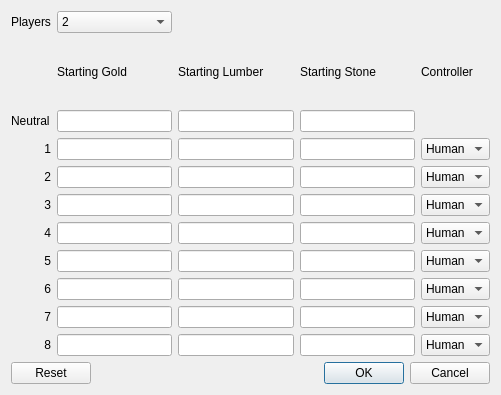
<?xml version="1.0" encoding="UTF-8"?>
<ui version="4.0">
 <class>DgPlayerProperties</class>
 <widget class="QDialog" name="DgPlayerProperties">
  <property name="geometry">
   <rect>
    <x>0</x>
    <y>0</y>
    <width>501</width>
    <height>395</height>
   </rect>
  </property>
  <property name="windowTitle">
   <string>Player Properties</string>
  </property>
  <layout class="QVBoxLayout" name="verticalLayout">
   <item>
    <layout class="QGridLayout" name="gridLayout">
     <item row="10" column="4">
      <widget class="QComboBox" name="C8">
       <item>
        <property name="text">
         <string>Human</string>
        </property>
       </item>
       <item>
        <property name="text">
         <string>AI</string>
        </property>
       </item>
      </widget>
     </item>
     <item row="7" column="4">
      <widget class="QComboBox" name="C5">
       <item>
        <property name="text">
         <string>Human</string>
        </property>
       </item>
       <item>
        <property name="text">
         <string>AI</string>
        </property>
       </item>
      </widget>
     </item>
     <item row="8" column="4">
      <widget class="QComboBox" name="C6">
       <item>
        <property name="text">
         <string>Human</string>
        </property>
       </item>
       <item>
        <property name="text">
         <string>AI</string>
        </property>
       </item>
      </widget>
     </item>
     <item row="3" column="4">
      <widget class="QComboBox" name="C1">
       <item>
        <property name="text">
         <string>Human</string>
        </property>
       </item>
       <item>
        <property name="text">
         <string>AI</string>
        </property>
       </item>
      </widget>
     </item>
     <item row="1" column="4">
      <widget class="QLabel" name="label_controller">
       <property name="text">
        <string>Controller</string>
       </property>
      </widget>
     </item>
     <item row="6" column="4">
      <widget class="QComboBox" name="C4">
       <item>
        <property name="text">
         <string>Human</string>
        </property>
       </item>
       <item>
        <property name="text">
         <string>AI</string>
        </property>
       </item>
      </widget>
     </item>
     <item row="2" column="0">
      <widget class="QLabel" name="label_0">
       <property name="text">
        <string>Neutral</string>
       </property>
      </widget>
     </item>
     <item row="2" column="1">
      <widget class="QLineEdit" name="G0"/>
     </item>
     <item row="0" column="1">
      <widget class="QComboBox" name="select_players">
       <property name="currentIndex">
        <number>0</number>
       </property>
       <property name="insertPolicy">
        <enum>QComboBox::InsertAtTop</enum>
       </property>
       <item>
        <property name="text">
         <string>2</string>
        </property>
       </item>
       <item>
        <property name="text">
         <string>3</string>
        </property>
       </item>
       <item>
        <property name="text">
         <string>4</string>
        </property>
       </item>
       <item>
        <property name="text">
         <string>5</string>
        </property>
       </item>
       <item>
        <property name="text">
         <string>6</string>
        </property>
       </item>
       <item>
        <property name="text">
         <string>7</string>
        </property>
       </item>
       <item>
        <property name="text">
         <string>8</string>
        </property>
       </item>
      </widget>
     </item>
     <item row="4" column="1">
      <widget class="QLineEdit" name="G2"/>
     </item>
     <item row="8" column="2">
      <widget class="QLineEdit" name="L6"/>
     </item>
     <item row="9" column="4">
      <widget class="QComboBox" name="C7">
       <item>
        <property name="text">
         <string>Human</string>
        </property>
       </item>
       <item>
        <property name="text">
         <string>AI</string>
        </property>
       </item>
      </widget>
     </item>
     <item row="0" column="0">
      <widget class="QLabel" name="label_players">
       <property name="text">
        <string>Players</string>
       </property>
      </widget>
     </item>
     <item row="7" column="2">
      <widget class="QLineEdit" name="L5"/>
     </item>
     <item row="9" column="1">
      <widget class="QLineEdit" name="G7"/>
     </item>
     <item row="5" column="2">
      <widget class="QLineEdit" name="L3"/>
     </item>
     <item row="8" column="0">
      <widget class="QLabel" name="label_7">
       <property name="text">
        <string>6</string>
       </property>
       <property name="alignment">
        <set>Qt::AlignRight|Qt::AlignTrailing|Qt::AlignVCenter</set>
       </property>
      </widget>
     </item>
     <item row="3" column="2">
      <widget class="QLineEdit" name="L1"/>
     </item>
     <item row="2" column="2">
      <widget class="QLineEdit" name="L0"/>
     </item>
     <item row="4" column="0">
      <widget class="QLabel" name="label_3">
       <property name="text">
        <string>2</string>
       </property>
       <property name="alignment">
        <set>Qt::AlignRight|Qt::AlignTrailing|Qt::AlignVCenter</set>
       </property>
      </widget>
     </item>
     <item row="5" column="4">
      <widget class="QComboBox" name="C3">
       <item>
        <property name="text">
         <string>Human</string>
        </property>
       </item>
       <item>
        <property name="text">
         <string>AI</string>
        </property>
       </item>
      </widget>
     </item>
     <item row="3" column="0">
      <widget class="QLabel" name="label_2">
       <property name="text">
        <string>1</string>
       </property>
       <property name="alignment">
        <set>Qt::AlignRight|Qt::AlignTrailing|Qt::AlignVCenter</set>
       </property>
      </widget>
     </item>
     <item row="8" column="1">
      <widget class="QLineEdit" name="G6"/>
     </item>
     <item row="9" column="0">
      <widget class="QLabel" name="label_8">
       <property name="text">
        <string>7</string>
       </property>
       <property name="alignment">
        <set>Qt::AlignRight|Qt::AlignTrailing|Qt::AlignVCenter</set>
       </property>
      </widget>
     </item>
     <item row="3" column="1">
      <widget class="QLineEdit" name="G1"/>
     </item>
     <item row="10" column="0">
      <widget class="QLabel" name="label_9">
       <property name="text">
        <string>8</string>
       </property>
       <property name="alignment">
        <set>Qt::AlignRight|Qt::AlignTrailing|Qt::AlignVCenter</set>
       </property>
      </widget>
     </item>
     <item row="5" column="0">
      <widget class="QLabel" name="label_4">
       <property name="text">
        <string>3</string>
       </property>
       <property name="alignment">
        <set>Qt::AlignRight|Qt::AlignTrailing|Qt::AlignVCenter</set>
       </property>
      </widget>
     </item>
     <item row="7" column="1">
      <widget class="QLineEdit" name="G5"/>
     </item>
     <item row="7" column="0">
      <widget class="QLabel" name="label_6">
       <property name="text">
        <string>5</string>
       </property>
       <property name="alignment">
        <set>Qt::AlignRight|Qt::AlignTrailing|Qt::AlignVCenter</set>
       </property>
      </widget>
     </item>
     <item row="1" column="2">
      <widget class="QLabel" name="label_lumber">
       <property name="text">
        <string>Starting Lumber</string>
       </property>
      </widget>
     </item>
     <item row="6" column="0">
      <widget class="QLabel" name="label_5">
       <property name="text">
        <string>4</string>
       </property>
       <property name="alignment">
        <set>Qt::AlignRight|Qt::AlignTrailing|Qt::AlignVCenter</set>
       </property>
      </widget>
     </item>
     <item row="6" column="1">
      <widget class="QLineEdit" name="G4"/>
     </item>
     <item row="9" column="2">
      <widget class="QLineEdit" name="L7"/>
     </item>
     <item row="6" column="2">
      <widget class="QLineEdit" name="L4"/>
     </item>
     <item row="4" column="2">
      <widget class="QLineEdit" name="L2"/>
     </item>
     <item row="1" column="1">
      <widget class="QLabel" name="label_gold">
       <property name="text">
        <string>Starting Gold</string>
       </property>
      </widget>
     </item>
     <item row="10" column="2">
      <widget class="QLineEdit" name="L8"/>
     </item>
     <item row="4" column="4">
      <widget class="QComboBox" name="C2">
       <item>
        <property name="text">
         <string>Human</string>
        </property>
       </item>
       <item>
        <property name="text">
         <string>AI</string>
        </property>
       </item>
      </widget>
     </item>
     <item row="5" column="1">
      <widget class="QLineEdit" name="G3"/>
     </item>
     <item row="10" column="1">
      <widget class="QLineEdit" name="G8"/>
     </item>
     <item row="1" column="3">
      <widget class="QLabel" name="label_stone">
       <property name="text">
        <string>Starting Stone</string>
       </property>
      </widget>
     </item>
     <item row="2" column="3">
      <widget class="QLineEdit" name="S0"/>
     </item>
     <item row="3" column="3">
      <widget class="QLineEdit" name="S1"/>
     </item>
     <item row="4" column="3">
      <widget class="QLineEdit" name="S2"/>
     </item>
     <item row="5" column="3">
      <widget class="QLineEdit" name="S3"/>
     </item>
     <item row="6" column="3">
      <widget class="QLineEdit" name="S4"/>
     </item>
     <item row="7" column="3">
      <widget class="QLineEdit" name="S5"/>
     </item>
     <item row="8" column="3">
      <widget class="QLineEdit" name="S6"/>
     </item>
     <item row="9" column="3">
      <widget class="QLineEdit" name="S7"/>
     </item>
     <item row="10" column="3">
      <widget class="QLineEdit" name="S8"/>
     </item>
    </layout>
   </item>
   <item>
    <widget class="QDialogButtonBox" name="buttonBox">
     <property name="orientation">
      <enum>Qt::Horizontal</enum>
     </property>
     <property name="standardButtons">
      <set>QDialogButtonBox::Cancel|QDialogButtonBox::Ok|QDialogButtonBox::Reset</set>
     </property>
     <property name="centerButtons">
      <bool>false</bool>
     </property>
    </widget>
   </item>
  </layout>
 </widget>
 <tabstops>
  <tabstop>select_players</tabstop>
  <tabstop>G0</tabstop>
  <tabstop>L0</tabstop>
  <tabstop>S0</tabstop>
  <tabstop>G1</tabstop>
  <tabstop>L1</tabstop>
  <tabstop>S1</tabstop>
  <tabstop>C1</tabstop>
  <tabstop>G2</tabstop>
  <tabstop>L2</tabstop>
  <tabstop>S2</tabstop>
  <tabstop>C2</tabstop>
  <tabstop>G3</tabstop>
  <tabstop>L3</tabstop>
  <tabstop>S3</tabstop>
  <tabstop>C3</tabstop>
  <tabstop>G4</tabstop>
  <tabstop>L4</tabstop>
  <tabstop>S4</tabstop>
  <tabstop>C4</tabstop>
  <tabstop>G5</tabstop>
  <tabstop>L5</tabstop>
  <tabstop>S5</tabstop>
  <tabstop>C5</tabstop>
  <tabstop>G6</tabstop>
  <tabstop>L6</tabstop>
  <tabstop>S6</tabstop>
  <tabstop>C6</tabstop>
  <tabstop>G7</tabstop>
  <tabstop>L7</tabstop>
  <tabstop>S7</tabstop>
  <tabstop>C7</tabstop>
  <tabstop>G8</tabstop>
  <tabstop>L8</tabstop>
  <tabstop>S8</tabstop>
  <tabstop>C8</tabstop>
 </tabstops>
 <resources/>
 <connections>
  <connection>
   <sender>buttonBox</sender>
   <signal>accepted()</signal>
   <receiver>DgPlayerProperties</receiver>
   <slot>accept()</slot>
   <hints>
    <hint type="sourcelabel">
     <x>260</x>
     <y>390</y>
    </hint>
    <hint type="destinationlabel">
     <x>157</x>
     <y>274</y>
    </hint>
   </hints>
  </connection>
  <connection>
   <sender>buttonBox</sender>
   <signal>rejected()</signal>
   <receiver>DgPlayerProperties</receiver>
   <slot>reject()</slot>
   <hints>
    <hint type="sourcelabel">
     <x>289</x>
     <y>390</y>
    </hint>
    <hint type="destinationlabel">
     <x>286</x>
     <y>274</y>
    </hint>
   </hints>
  </connection>
 </connections>
</ui>
